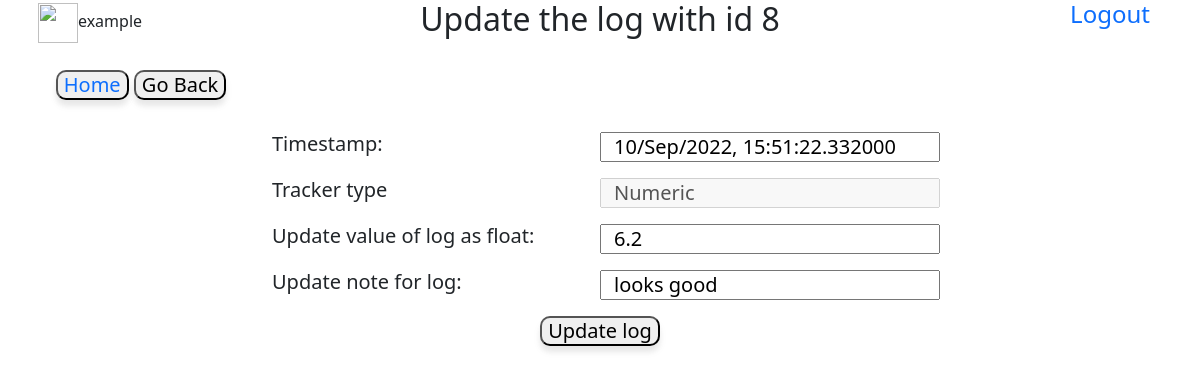
Before: /8/log/update (signed in) with the older database file.
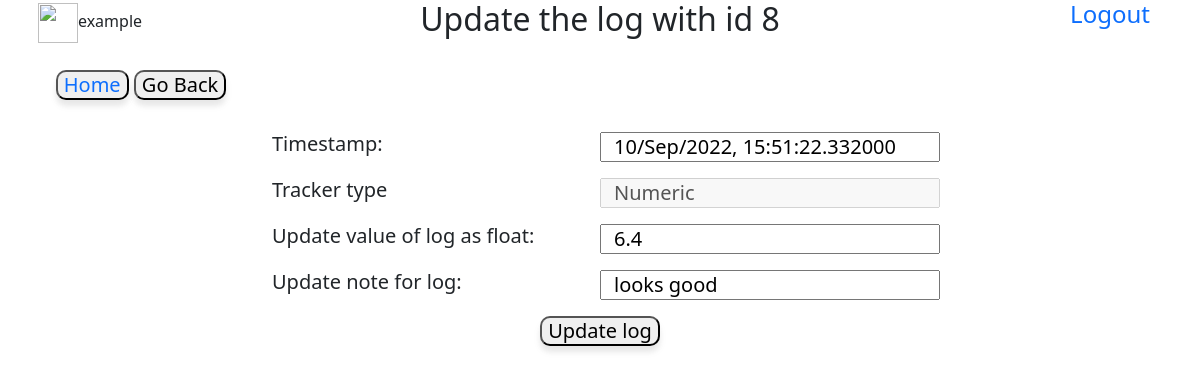
After: the same page with the newer database file.
### database.py (models this page shows)
class log(db.Model):
    tracker_id=db.Column(db.Integer,db.ForeignKey("tracker.tracker_id"),nullable=False)
    log_id=db.Column(db.Integer,primary_key=True,autoincrement=True)
    log_datetime=db.Column(db.DateTime,nullable=False)
    note=db.Column(db.String)
    log_value=db.Column(db.String,nullable=False)

### application/controllers.py (the view, shortened to what this page needs)
@app.route('/<int:log_id>/log/update',methods=['GET','POST'])
@login_required
def update_log(log_id):#############more validation needed#######
    if (log_id,) not in db.session.query(log.log_id).all():
        return notfound('log_id_not_found')
    l=log.query.get(log_id)
    t=l.parent
    return render_template('update_logs.html',datetime=datetime,log=l)

### templates/update_logs.html (shortened to what this page needs)
<!DOCTYPE html>
<html lang="en" dir="ltr">
  <head>
    <link href="https://cdn.jsdelivr.net/npm/bootstrap@5.0.2/dist/css/bootstrap.min.css" rel="stylesheet">
    <link rel="stylesheet" href="/static/main.css">
  </head>
  <body>
    <div class="row">
      <div class="col-2 d-flex justify-content-center">
        <span class="align-self-center"><img src='/static/userimg.png' width="40px" height="40px" />{{log.parent.parent.username}}</span>
      </div>
      <div class="col-8  text-center">
        <h2>Update the log with id {{log.log_id}}</h2>
      </div>
      <div class="col-2 text-center">
        <a href="/logout" class="h4 logout">Logout</a>
      </div>
    </div><br>
    <div class="row">
      <div class="col-3 text-center h5"><button type="button"><a href="/main">Home </a></button>
        <button type="button" name="back" onclick="javascrpt:history.back()">Go Back</button>
      </div>
    </div><br>
    <div class="row">
      <div class="col-10 offset-1 h5">
        <form class="update_log" action="/{{log.log_id}}/log/update" method="post">
          <div class="mb-3 row">
            <label class="col-4 offset-2" for="value">Timestamp:</label><input class="col-4" type="datetime" name="time" value="{{log.log_datetime.strftime('%d/%b/%Y, %H:%M:%S.%f')}}">
          </div>
          <div class="mb-3 row">
            <label class="col-4 offset-2" for="type">Tracker type</label><input class="col-4" type="text" name="type" value="{{log.parent.type}}" disabled>
          </div>
          {% if log.parent.type=="Multiple-choice" -%}
          <div class='mb-3 row'>
            <label class="col-4 offset-2" for="value">Update value of log:</label><select class="col-4" name="value">
              {% for i in log.parent.settings.split(',') -%}
              <option value={{i}} {% if i==log.log_value %} selected {% endif %}>{{i}}</option>
              {% endfor %}
            </select>
          </div>
          {% elif log.parent.type=="Integer" %}
          <div class='mb-3 row'>
            <label class="col-4 offset-2" for="value">Update value of log as integer:</label><input class="col-4" type="number" name="value" value="{{log.log_value}}" required>
          </div>
          {% elif log.parent.type=="Numeric" %}
          <div class='mb-3 row'>
            <label class="col-4 offset-2" for="value">Update value of log as float:</label><input class="col-4" type="number" name="value" step='0.001' value="{{log.log_value}}" required>
          </div>
          {% elif log.parent.type=="Time" %}
          <div class='mb-3 row'>
            <label class="col-4 offset-2" for="value">Update value of log as time:</label><input class="col-4" type="text" name="value" value='{{log.log_value}}' required>
          </div>
          {% endif %}
          <div class='mb-3 row'>
            <label class="col-4 offset-2" for="note">Update note for log:</label><input class="col-4" type="text" name="note" value="{{log.note}}" placeholder="Note/Remark">
          </div>
          <div class="text-center"><button type="submit" name="submit">Update log</button></div>
        </form>
      </div>
  </body>
</html>

Changed rows visible on the page:
changed log "looks good": value "6.2" → "6.4"
